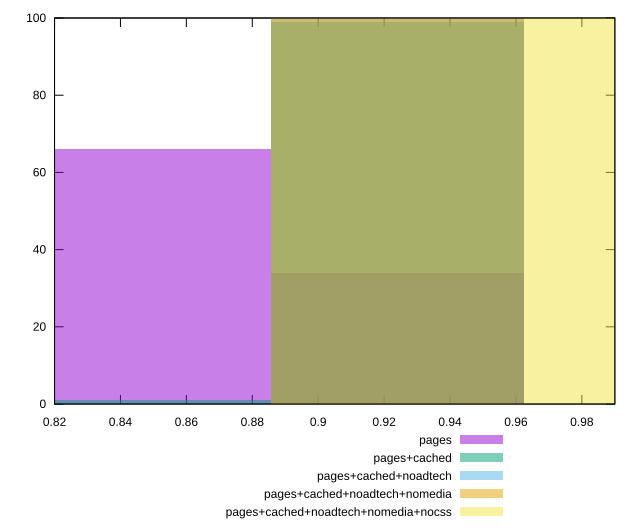

Reproduce this figure in gnuplot.
reset

$pages <<EOF
0.8470568578159573 66
0.924062026708317 34
EOF

$pagesCached <<EOF
0.8470568578159573 1
0.924062026708317 99
EOF

$pagesCachedNoadtech <<EOF
0.924062026708317 100
EOF

$pagesCachedNoadtechNomedia <<EOF
0.924062026708317 100
EOF

$pagesCachedNoadtechNomediaNocss <<EOF
1.001067195600677 100
EOF

set key outside below
set boxwidth 0.07700516889235975
set xrange [0.82:0.99]
set yrange [0:100]
set trange [0:100]
set style fill transparent solid 0.5 noborder
set terminal svg size 640, 530 enhanced background rgb 'white'
set output "report_00026_2021-02-22T21:38:55.199Z/first-meaningful-paint/comparison/histogram/all_score.svg"

plot $pages title "pages" with boxes, \
     $pagesCached title "pages+cached" with boxes, \
     $pagesCachedNoadtech title "pages+cached+noadtech" with boxes, \
     $pagesCachedNoadtechNomedia title "pages+cached+noadtech+nomedia" with boxes, \
     $pagesCachedNoadtechNomediaNocss title "pages+cached+noadtech+nomedia+nocss" with boxes

reset
